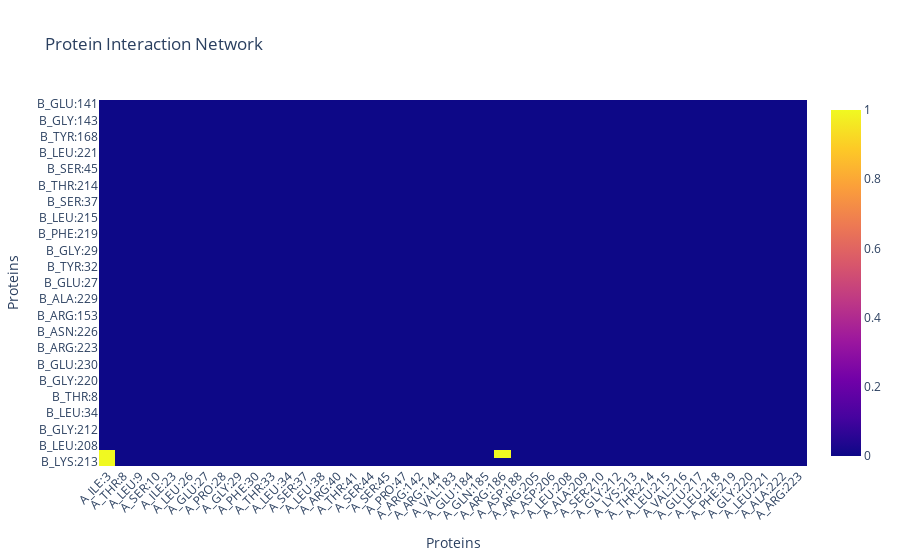

Notebook source saved alongside this figure:
### Code cell
import plotly.graph_objects as go
import numpy as np

# Define node sets
proteinA_nodes = list(df['protein-A'].unique())
proteinB_nodes = list(df['protein-B'].unique())

# Combine node sets for labeling
labels_A = proteinA_nodes
labels_B = proteinB_nodes

# Convert graph to adjacency matrix
adj_matrix = np.matrix(nx.to_numpy_matrix(G))

# Define axis labels
#x_labels = labels
#y_labels = labels[::-1]

# Create heatmap trace
trace = go.Heatmap(z=adj_matrix, x=labels_A, y=labels_B)

# Define layout
layout = go.Layout(
    title='Protein Interaction Network',
    xaxis=dict(title='Proteins', side='bottom', tickangle=-45),
    yaxis=dict(title='Proteins', autorange='reversed'),
)

# Create figure and plot
fig = go.Figure(data=[trace], layout=layout)
fig.show()

### Figure 1 — Plotly figure (JSON) as saved in the notebook; plotly's stock layout.template omitted (floating-point values rounded to 4 significant figures; data arrays with more than 128 entries replaced by an {"elided": "..."} marker saying what was removed)
{"data": [{"type": "heatmap", "x": ["A_ILE:3", "A_THR:8", "A_LEU:9", "A_SER:10", "A_ILE:23", "A_LEU:26", "A_GLU:27", "A_PRO:28", "A_GLY:29", "A_PHE:30", "A_THR:33", "A_LEU:34", "A_SER:37", "A_LEU:38", "A_ARG:40", "A_THR:41", "A_SER:44", "A_SER:45", "A_PRO:47", "A_ARG:142", "A_ARG:144", "A_VAL:183", "A_GLU:184", "A_GLN:185", "A_ARG:186", "A_ASP:188", "A_ARG:205", "A_ASP:206", "A_LEU:208", "A_ALA:209", "A_SER:210", "A_GLY:212", "A_LYS:213", "A_THR:214", "A_LEU:215", "A_VAL:216", "A_GLU:217", "A_LEU:218", "A_PHE:219", "A_GLY:220", "A_LEU:221", "A_ALA:222", "A_ARG:223"], "y": ["B_GLU:141", "B_ARG:142", "B_GLY:143", "B_VAL:147", "B_TYR:168", "B_LEU:218", "B_LEU:221", "B_SER:44", "B_SER:45", "B_ARG:144", "B_THR:214", "B_ARG:40", "B_SER:37", "B_THR:41", "B_LEU:215", "B_ASN:36", "B_PHE:219", "B_THR:33", "B_GLY:29", "B_PHE:30", "B_TYR:32", "B_PRO:28", "B_GLU:27", "B_GLU:228", "B_ALA:229", "B_GLN:151", "B_ARG:153", "B_LEU:225", "B_ASN:226", "B_ALA:222", "B_ARG:223", "B_VAL:227", "B_GLU:230", "B_VAL:216", "B_GLY:220", "B_ILE:232", "B_THR:8", "B_LEU:26", "B_LEU:34", "B_LEU:38", "B_GLY:212", "B_SER:10", "B_LEU:208", "B_ALA:209", "B_LYS:213"], "z": {"elided": "88x88 int values"}}], "layout": {"title": {"text": "Protein Interaction Network"}, "xaxis": {"side": "bottom", "tickangle": -45, "title": {"text": "Proteins"}}, "yaxis": {"autorange": "reversed", "title": {"text": "Proteins"}}}}
